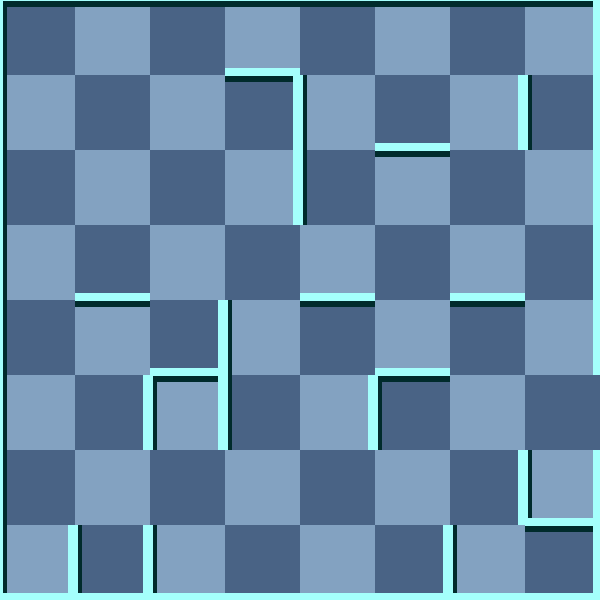

A 2D game scene composited from a Tiled map and its tileset images. What follows is a short description and the map's XML, with each tile layer's data collapsed to a summary:
An orthogonal 8x8 tile map with 75x75 px tiles, 2 tile layers (background, 块层 1) and 4 objects (2x WhiteMummy, Exit, Player).

<map version="1.0" orientation="orthogonal" width="8" height="8" tilewidth="75" tileheight="75">
 <tileset firstgid="1" name="wall" tilewidth="75" tileheight="75">
  <image source="gfx/wall.png" width="300" height="375" />
  <tile id="0">
   <properties>
    <property name="ValOfWall" value="0" />
   </properties>
  </tile>
  <tile id="1">
   <properties>
    <property name="ValOfWall" value="1" />
   </properties>
  </tile>
  <tile id="2">
   <properties>
    <property name="ValOfWall" value="2" />
   </properties>
  </tile>
  <tile id="3">
   <properties>
    <property name="ValOfWall" value="3" />
   </properties>
  </tile>
  <tile id="4">
   <properties>
    <property name="ValOfWall" value="4" />
   </properties>
  </tile>
  <tile id="5">
   <properties>
    <property name="ValOfWall" value="5" />
   </properties>
  </tile>
  <tile id="6">
   <properties>
    <property name="ValOfWall" value="6" />
   </properties>
  </tile>
  <tile id="7">
   <properties>
    <property name="ValOfWall" value="7" />
   </properties>
  </tile>
  <tile id="8">
   <properties>
    <property name="ValOfWall" value="8" />
   </properties>
  </tile>
  <tile id="9">
   <properties>
    <property name="ValOfWall" value="9" />
   </properties>
  </tile>
  <tile id="10">
   <properties>
    <property name="ValOfWall" value="10" />
   </properties>
  </tile>
  <tile id="11">
   <properties>
    <property name="ValOfWall" value="11" />
   </properties>
  </tile>
  <tile id="12">
   <properties>
    <property name="ValOfWall" value="12" />
   </properties>
  </tile>
  <tile id="13">
   <properties>
    <property name="ValOfWall" value="13" />
   </properties>
  </tile>
  <tile id="14">
   <properties>
    <property name="ValOfWall" value="14" />
   </properties>
  </tile>
  <tile id="15">
   <properties>
    <property name="ValOfWall" value="15" />
   </properties>
  </tile>
  <tile id="18">
   <properties>
    <property name="ValOfWall" value="-1" />
   </properties>
  </tile>
 </tileset>
 <layer name="background" width="8" height="8">
  <data>[64 cells, 64 non-empty, 2 distinct tile ids]</data>
 </layer>
 <layer name="块层 1" width="8" height="8">
  <data>[64 cells, 64 non-empty, 14 distinct tile ids]</data>
 </layer>
 <objectgroup name="对象层 1" width="8" height="8">
  <object name="Exit" x="600" y="375" />
  <object name="WhiteMummy" x="150" y="450">
   <properties>
    <property name="value" value="25" />
   </properties>
  </object>
  <object name="WhiteMummy" x="75" y="300">
   <properties>
    <property name="value" value="21" />
   </properties>
  </object>
  <object name="Player" x="150" y="75">
   <properties>
    <property name="value" value="1" />
   </properties>
  </object>
 </objectgroup>
</map>
